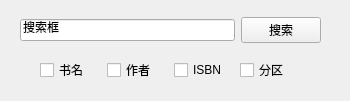
<?xml version="1.0" encoding="UTF-8"?>
<ui version="4.0">
 <class>SearchAndSelect</class>
 <widget class="QWidget" name="SearchAndSelect">
  <property name="geometry">
   <rect>
    <x>0</x>
    <y>0</y>
    <width>350</width>
    <height>101</height>
   </rect>
  </property>
  <property name="minimumSize">
   <size>
    <width>345</width>
    <height>101</height>
   </size>
  </property>
  <property name="windowTitle">
   <string>Form</string>
  </property>
  <widget class="QWidget" name="widget" native="true">
   <property name="geometry">
    <rect>
     <x>20</x>
     <y>10</y>
     <width>301</width>
     <height>41</height>
    </rect>
   </property>
   <layout class="QHBoxLayout" name="horizontalLayout">
    <item>
     <widget class="QLineEdit" name="searchline">
      <property name="text">
       <string>搜索框</string>
      </property>
     </widget>
    </item>
    <item>
     <widget class="QPushButton" name="searchbutton">
      <property name="enabled">
       <bool>true</bool>
      </property>
      <property name="text">
       <string>搜索</string>
      </property>
     </widget>
    </item>
   </layout>
  </widget>
  <widget class="QWidget" name="widget_2" native="true">
   <property name="geometry">
    <rect>
     <x>40</x>
     <y>50</y>
     <width>261</width>
     <height>41</height>
    </rect>
   </property>
   <layout class="QHBoxLayout" name="horizontalLayout_2">
    <item>
     <widget class="QCheckBox" name="checkbox_bookname">
      <property name="text">
       <string>书名</string>
      </property>
     </widget>
    </item>
    <item>
     <widget class="QCheckBox" name="checkBox_writter">
      <property name="text">
       <string>作者</string>
      </property>
     </widget>
    </item>
    <item>
     <widget class="QCheckBox" name="checkBox_isbn">
      <property name="text">
       <string>ISBN</string>
      </property>
     </widget>
    </item>
    <item>
     <widget class="QCheckBox" name="checkBox_sector">
      <property name="text">
       <string>分区</string>
      </property>
     </widget>
    </item>
   </layout>
  </widget>
 </widget>
 <resources/>
 <connections/>
</ui>
